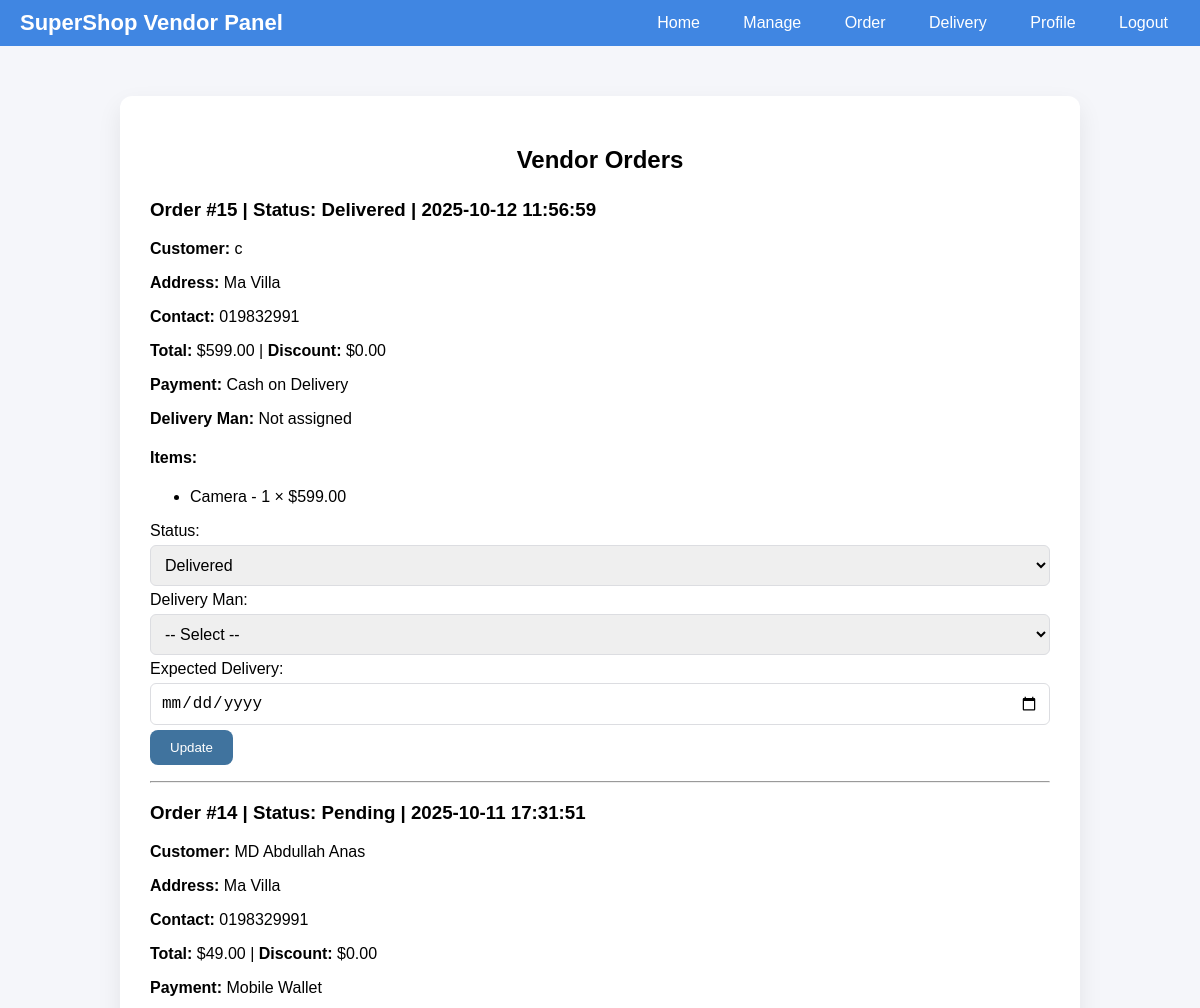
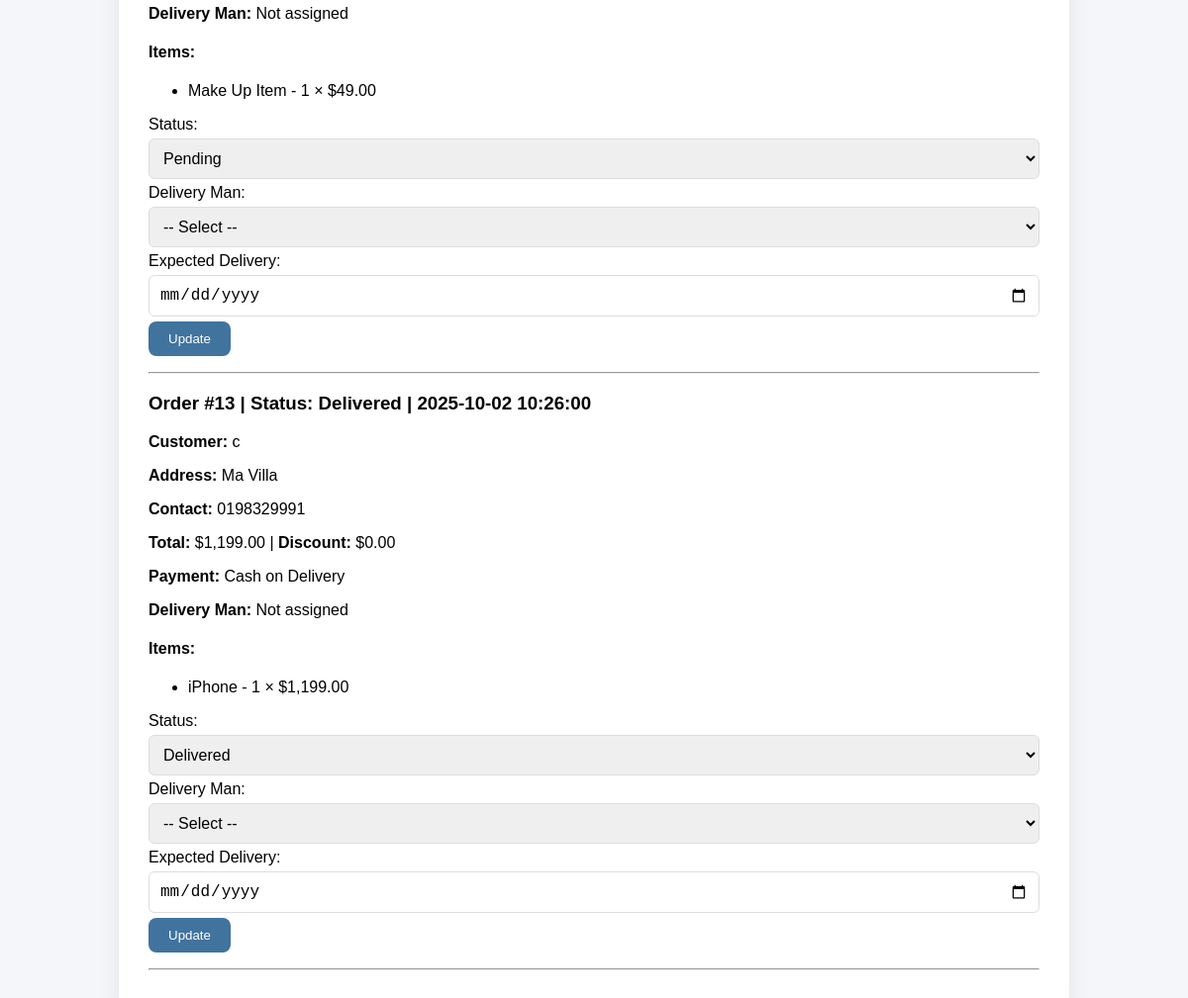
/Php/DomainVendor/productDelivery.php (signed in), run on the app's committed database (2 pictures, top to bottom).
### tables this page shows
CREATE TABLE `orders` (
  `id` int(11) NOT NULL,
  `customer_id` int(11) NOT NULL,
  `total` decimal(10,2) NOT NULL,
  `discount` decimal(10,2) DEFAULT 0.00,
  `coupon_code` varchar(50) DEFAULT NULL,
  `address` varchar(255) NOT NULL,
  `contact_number` varchar(20) NOT NULL,
  `payment_method` enum('Card','Mobile Wallet','Cash on Delivery') NOT NULL,
  `card_number` varchar(25) DEFAULT NULL,
  `card_expiry` varchar(10) DEFAULT NULL,
  `card_cvv` varchar(5) DEFAULT NULL,
  `wallet_type` enum('Bkash','Rocket','Nagad') DEFAULT NULL,
  `wallet_phone` varchar(20) DEFAULT NULL,
  `status` enum('Pending','Processing','Shipped','Delivered','Cancelled') DEFAULT 'Pending',
  `created_at` datetime DEFAULT current_timestamp(),
  `delivery_man_id` int(11) DEFAULT NULL,
  `expected_delivery` date DEFAULT NULL,
  `delivered_at` datetime DEFAULT NULL
);

CREATE TABLE `users` (
  `id` int(11) NOT NULL,
  `fullname` varchar(100) NOT NULL,
  `username` varchar(50) NOT NULL,
  `email` varchar(100) NOT NULL,
  `phone` varchar(20) DEFAULT NULL,
  `address` varchar(255) DEFAULT NULL,
  `password` varchar(255) NOT NULL,
  `created_at` timestamp NOT NULL DEFAULT current_timestamp(),
  `membership` varchar(50) NOT NULL DEFAULT 'free'
);

CREATE TABLE `order_items` (
  `id` int(11) NOT NULL,
  `order_id` int(11) NOT NULL,
  `product_id` int(11) NOT NULL,
  `quantity` int(11) NOT NULL,
  `price` decimal(10,2) NOT NULL
);

CREATE TABLE `products` (
  `id` int(11) NOT NULL,
  `name` varchar(255) NOT NULL,
  `price` decimal(10,2) NOT NULL,
  `quantity` int(11) NOT NULL DEFAULT 0,
  `img` varchar(255) NOT NULL,
  `vendor_id` int(11) NOT NULL,
  `description` text DEFAULT NULL,
  `status` enum('pending','accepted','rejected') NOT NULL DEFAULT 'pending',
  `review` text DEFAULT NULL,
  `created_at` timestamp NOT NULL DEFAULT current_timestamp()
);

### Php/DomainVendor/productDelivery.php (the view, shortened to what this page needs)
<?php
include($_SERVER['DOCUMENT_ROOT']."/SSM/Connection/db.php");
$vendor_username = $_SESSION['userid'];
$stmt = $conn->prepare("SELECT id FROM vendors WHERE username=? LIMIT 1");
$stmt->bind_param("s", $vendor_username);
$stmt->execute();
$res = $stmt->get_result();
if($row = $res->fetch_assoc()){
    $vendor_id = $row['id'];
} else {
    die("Vendor not found!");
}
$sql = "
SELECT o.*, u.fullname AS customer_name
FROM orders o
JOIN users u ON o.customer_id = u.id
JOIN order_items oi ON o.id = oi.order_id
JOIN products p ON oi.product_id = p.id
WHERE p.vendor_id = ?
GROUP BY o.id
ORDER BY o.created_at DESC
";
$stmt = $conn->prepare($sql);
$stmt->bind_param("i",$vendor_id);
$stmt->execute();
$result = $stmt->get_result();
$orders = $result->fetch_all(MYSQLI_ASSOC);
include("../DomainVendor/navbar.php");
?>
<link rel="stylesheet" href="/SSM/Asset/Css/Domain/Customer/cartPayment.css">
<div class="main-content">
    <h2>Vendor Orders</h2>
    <?php if(empty($orders)): ?>
        <p>No orders found for your products.</p>
    <?php else: ?>
        <?php foreach($orders as $order): ?>
            <div class="order-card">
                <h3>Order #<?= $order['id'] ?> | Status: <?= $order['status'] ?> | <?= $order['created_at'] ?></h3>
                <p><b>Customer:</b> <?= htmlspecialchars($order['customer_name']) ?></p>
                <p><b>Address:</b> <?= htmlspecialchars($order['address']) ?></p>
                <p><b>Contact:</b> <?= htmlspecialchars($order['contact_number']) ?></p>
                <p><b>Total:</b> $<?= number_format($order['total'],2) ?> | <b>Discount:</b> $<?= number_format($order['discount'],2) ?></p>
                <p><b>Payment:</b> <?= htmlspecialchars($order['payment_method']) ?></p>
                <?php if(!empty($order['delivery_man_id'])): ?>
                    <?php
                    $stmtDel = $conn->prepare("SELECT name, phone FROM delivery_men WHERE id=? LIMIT 1");
                    $stmtDel->bind_param("i", $order['delivery_man_id']);
                    $stmtDel->execute();
                    $resDel = $stmtDel->get_result();
                    $del = $resDel->fetch_assoc();
                    ?>
                    <p><b>Delivery Man:</b> <?= htmlspecialchars($del['name']) ?> (<?= htmlspecialchars($del['phone']) ?>)</p>
                <?php else: ?>
                    <p><b>Delivery Man:</b> Not assigned</p>
                <?php endif; ?>
                <h4>Items:</h4>
                <ul>
                    <?php
                    $stmtItem = $conn->prepare("SELECT oi.*, p.name FROM order_items oi JOIN products p ON oi.product_id=p.id WHERE order_id=?");
                    $stmtItem->bind_param("i",$order['id']);
                    $stmtItem->execute();
                    $resItem = $stmtItem->get_result();
                    while($item = $resItem->fetch_assoc()):
                    ?>
                        <li><?= htmlspecialchars($item['name']) ?> - <?= $item['quantity'] ?> × $<?= number_format($item['price'],2) ?></li>
                    <?php endwhile; ?>
                </ul>
                <form method="POST">
                    <label>Status:</label>
                    <select name="status">
                        <option value="Pending" <?= $order['status']=='Pending'?'selected':'' ?>>Pending</option>
                        <option value="Delivered" <?= $order['status']=='Delivered'?'selected':'' ?>>Delivered</option>
                    </select>
                    <label>Delivery Man:</label>
                    <select name="delivery_man_id">
                        <option value="">-- Select --</option>
                    </select>
                    <label>Expected Delivery:</label>
                    <input type="date" name="expected_delivery" value="<?= $order['expected_delivery'] ?>">
                    <button type="submit" name="update_order" class="btn">Update</button>
                </form>
                <hr>
            </div>
        <?php endforeach; ?>
    <?php endif; ?>
</div>

### Asset/Css/Domain/Customer/cartPayment.css (style rules this page uses)
.main-content { max-width: 900px; margin: 50px auto; padding: 30px; background: #fff; border-radius: 12px; box-shadow: 0 10px 25px rgba(0,0,0,0.08); }
h2 { text-align:center; margin-bottom:25px; }
input, select, textarea { width:100%; padding:10px; margin:5px 0; border-radius:6px; border:1px solid #dcdde1; font-size:16px; }
.btn { padding:10px 20px; background:#40739e; color:#fff; border:none; border-radius:8px; cursor:pointer; transition:0.3s; }

### data on the page
orders: id "15", status "Delivered", created_at "2025-10-12 11:56:59", customer.fullname "c", address "Ma Villa", contact_number "019832991", total "599.00", discount "0.00", payment_method "Cash on Delivery", shows "Delivery Man:"
order_items: product.name "Camera", quantity "1", price "599.00"
orders: id "14", status "Pending", created_at "2025-10-11 17:31:51", customer.fullname "MD Abdullah Anas", address "Ma Villa", contact_number "0198329991", total "49.00", discount "0.00", payment_method "Mobile Wallet", shows "Delivery Man:"
order_items: product.name "Make Up Item", quantity "1", price "49.00"
orders: id "13", status "Delivered", created_at "2025-10-02 10:26:00", customer.fullname "c", address "Ma Villa", contact_number "0198329991", total "1,199.00", discount "0.00", payment_method "Cash on Delivery", shows "Delivery Man:"
order_items: product.name "iPhone", quantity "1", price "1,199.00"
